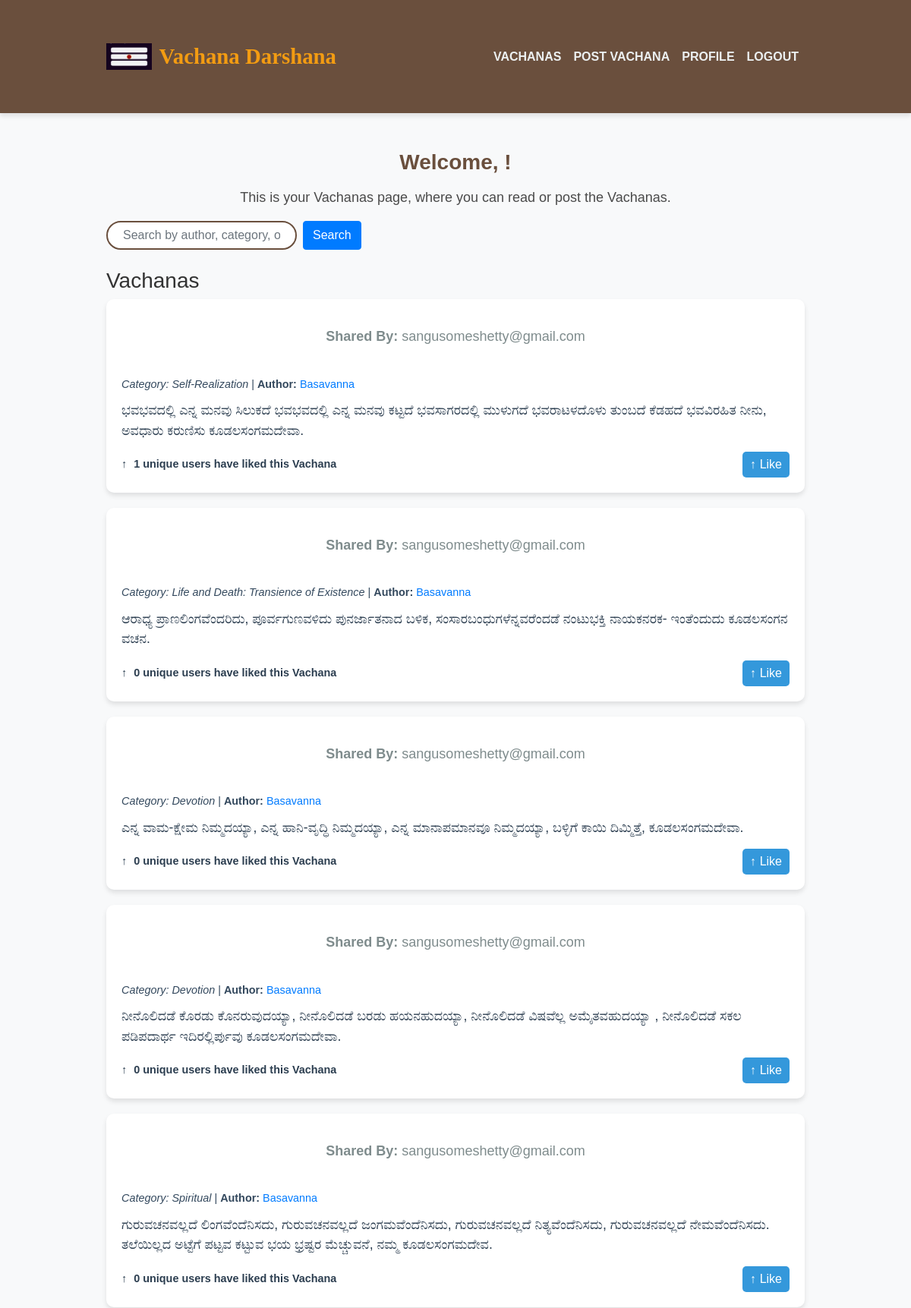
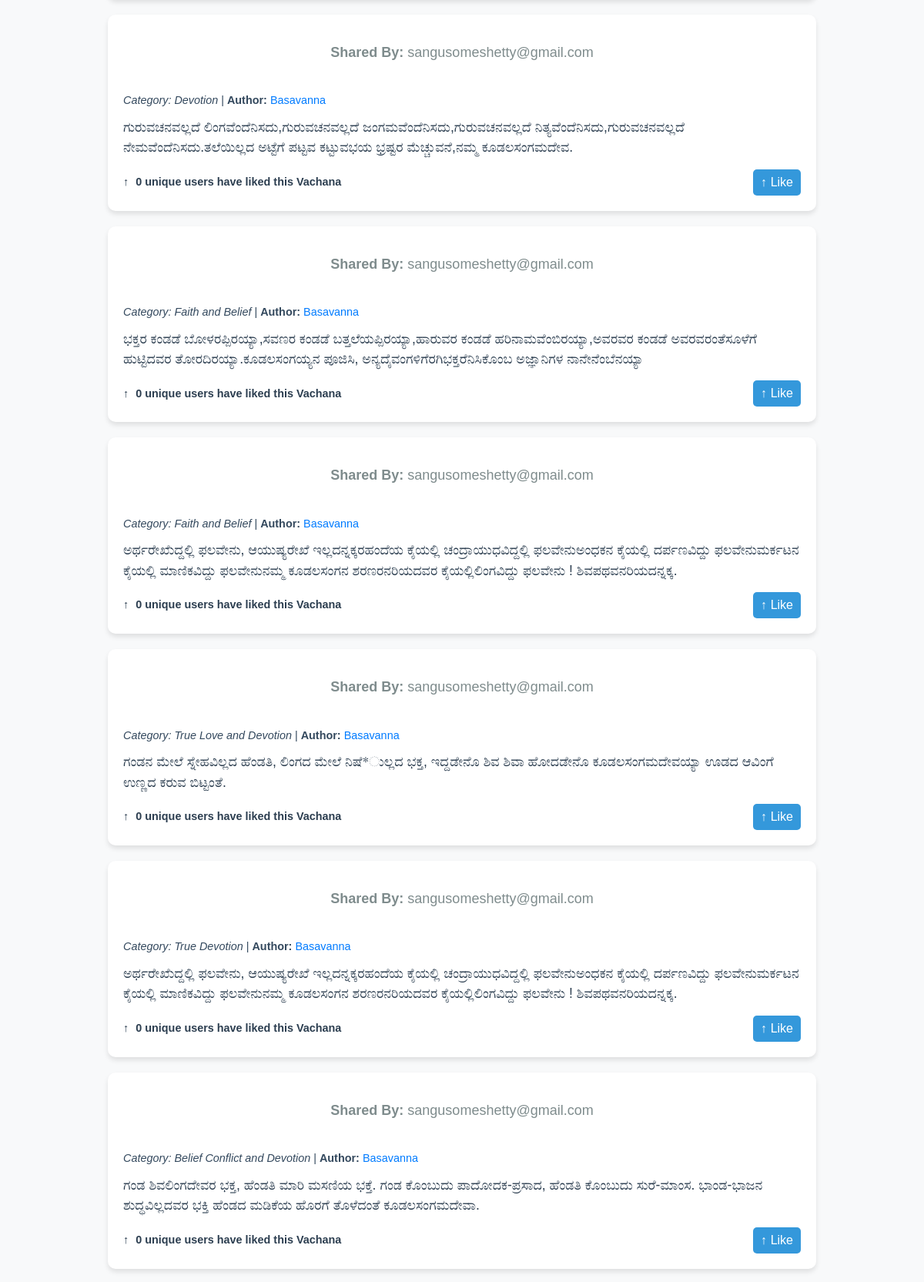
/vachanas/vachanas/ (signed in, upper part), run on the app's committed database (2 pictures, top to bottom).
### vachanas/models.py (models this page shows, shortened)
class Vachana(models.Model):
    id = models.AutoField(primary_key=True)
    author = models.ForeignKey(Author, on_delete=models.CASCADE, related_name="vachanas_written", null=True, blank=True)
    sender = models.ForeignKey(settings.AUTH_USER_MODEL, on_delete=models.CASCADE, related_name="submitted_vachanas")
    category = models.CharField(max_length=100)
    content = models.TextField()
    likes = models.ManyToManyField(settings.AUTH_USER_MODEL, related_name="liked_vachanas", blank=True)
    def total_likes(self):
        return self.likes.count()

### users/models.py (models this page shows, shortened)
class CustomUser(AbstractUser):
    username = None  # Remove the username field
    email = models.EmailField(_("email address"), unique=True)
    date_of_birth = models.DateField(verbose_name="Birthday", null=True)
    website = models.URLField(blank=True)
    picture = models.ImageField(upload_to="profile_images", blank=True)
    phone_number = models.CharField(max_length=15,blank=True,null=True)
    USERNAME_FIELD = 'email'
    REQUIRED_FIELDS = ['first_name', 'last_name', 'date_of_birth']
    objects = CustomUserManager()

### authors/models.py (models this page shows, shortened)
class Author(models.Model):
    name = models.CharField(max_length=200, unique=True)
    information = models.TextField(verbose_name="Author Information")
    photo = models.ImageField(upload_to='authors_photos/', null=True, blank=True)
    vachanas = models.ForeignKey('vachanas.Vachana', on_delete=models.CASCADE, related_name='authors', null=True, blank=True)

### vachanas/views.py (the view)
# urls.py: path('vachanas/', views.vachana_list, name='vachana_list'),
@login_required
def vachana_list(request):
    search_query = request.GET.get('search', '')
    vachanas = Vachana.objects.all()
    if search_query:
        vachanas = vachanas.filter(
            Q(author__name__icontains=search_query) |  # Filter by author name (case-insensitive)
            Q(category__icontains=search_query) |  # Filter by category (case-insensitive)
            Q(content__icontains=search_query)  # Filter by content (case-insensitive)
        )
    return render(request, 'vachanas/vachana_list.html', {'vachanas': vachanas, 'search_query': search_query})

### templates/vachanas/vachana_list.html (shortened to what this page needs)
{% load static %}
<!DOCTYPE html>
<html lang="en">
<head>
    <link rel="stylesheet" href="https://stackpath.bootstrapcdn.com/bootstrap/4.5.2/css/bootstrap.min.css">
    <link rel="stylesheet" href="{% static 'css/vachana_list.css' %}">
</head>
<body>
    <nav class="navbar navbar-expand-lg navbar-dark">
        <div class="container">
            <div class="logo">
                <img src="{% static 'images/logo.jpg' %}" alt="Logo">
                <a class="navbar-brand" href="#">Vachana Darshana</a>
            </div>
            <div class="collapse navbar-collapse" id="navbarNav">
                <ul class="navbar-nav ml-auto">
                    <li class="nav-item active">
                        <a class="nav-link" href="{% url 'vachanas:vachana_list' %}">Vachanas</a>
                    </li>
                    <li class="nav-item">
                        <a class="nav-link" href="{% url 'vachanas:create_vachana' %}">Post Vachana</a>
                    </li>
                    <li class="nav-item">
                        <a class="nav-link" href="{% url 'users:profile' %}">Profile</a>
                    </li>
                    <li class="nav-item">
                        <a class="nav-link" href="{% url 'users:logout' %}">Logout</a>
                    </li>
                </ul>
            </div>
        </div>
    </nav>
    <div class="container mt-5">
        <h2>Welcome, {{ user.first_name }}!</h2>
        <p>This is your Vachanas page, where you can read or post the Vachanas.</p>
        <div class="row mb-4">
            <div class="col-12">
                <form method="GET" action="{% url 'vachanas:vachana_list' %}" class="form-inline">
                    <input type="text" name="search" value="{{ search_query }}" class="form-control mr-2"
                        placeholder="Search by author, category, or content">
                    <button type="submit" class="btn btn-primary">Search</button>
                </form>
            </div>
        </div>
        <h3>Vachanas</h3>
        <div class="list-group">
            {% for vachana in vachanas %}
            <div class="vachana-post">
                 <div class="author-info">
                <p><strong>Shared By:</strong> {% if vachana.sender %} {{ vachana.sender.email }} {% else %} Unknown {% endif %}</p>
                <br>
                <em>Category: {{ vachana.category }}</em> |
                <strong>Author: </strong>
                <a href="{% url 'authors:author_detail' vachana.author.id %}">{{ vachana.author.name }}</a>
            </div>
                <div class="content">
                    {{ vachana.content }}
                </div>
                <div class="d-flex justify-content-between align-items-center">
                    <div class="like-count">
                        <i class="upvote-icon">&#x2191;</i> {{ vachana.total_likes }} unique users have liked this Vachana
                    </div>
                    <a href="{% url 'vachanas:like_vachana' vachana.id %}" class="like-btn">
                        <i class="upvote-icon">&#x2191;</i> Like
                    </a>
                </div>
            </div>
            {% empty %}
            <div class="vachana-post">
                No Vachanas found matching your criteria.
            </div>
            {% endfor %}
        </div>
    </div>
</body>
</html>

### static/css/vachana_list.css (style rules this page uses)
body { font-family: 'Georgia', serif; background-color: #f4f4f9; color: #4a4a4a; margin: 0; padding: 0; }
.navbar { background-color: #6a4f3d; box-shadow: 0 4px 6px rgba(0, 0, 0, 0.1); }
.navbar-brand { font-family: 'Georgia', serif; font-size: 24px; color: #fff; }
.navbar-nav .nav-link { color: #fff; font-size: 16px; text-transform: uppercase; font-weight: bold; }
.container { max-width: 960px; margin: 40px auto; padding: 0 20px; }
h2 { font-size: 28px; color: #6a4f3d; font-weight: bold; text-align: center; }
p { font-size: 18px; line-height: 1.5; color: #5a5a5a; text-align: center; }
form .form-control { border: 2px solid #6a4f3d; border-radius: 25px; padding: 10px 20px; font-size: 16px; }
form button { background-color: #6a4f3d; color: white; border-radius: 25px; padding: 8px 20px; font-size: 16px; }
p { font-size: 18px; color: #4a4a4a; line-height: 1.6; margin-top: 15px; }
.like-btn { display: flex; align-items: center; background-color: #4CAF50; color: white; padding: 10px 20px; border-radius: 25px; font-size: 16px; text-decoration: none; }
.like-btn i { margin-right: 10px; }
.like-count { font-weight: bold; font-size: 16px; }

### templates/vachanas/vachana_list.html (style rules this page uses)
body { font-family: 'Arial', sans-serif; background-color: #f8f9fa; color: #333; }
nav { background-color: #2c3e50; }
nav a.nav-link { color: #ecf0f1 !important; }
.navbar-brand { font-size: 1.8rem; font-weight: bold; color: #f39c12 !important; }
.container { margin-top: 40px; }
.vachana-post { background-color: #fff; border-radius: 10px; margin-bottom: 20px; box-shadow: 0 4px 6px rgba(0, 0, 0, 0.1); padding: 20px; }
.vachana-post p { color: #7f8c8d; }
.vachana-post .author-info { font-size: 0.9rem; color: #34495e; margin-bottom: 10px; }
.vachana-post .content { font-size: 1.1rem; margin-bottom: 15px; color: #2c3e50; }
.vachana-post .like-btn { background-color: #3498db; color: #fff; padding: 5px 10px; font-size: 1rem; border-radius: 5px; text-decoration: none; }
.vachana-post .like-count { font-size: 0.9rem; color: #2c3e50; }
.vachana-post .upvote-icon { margin-right: 5px; }
.logo { display: flex; align-items: center; cursor: pointer; }
.logo img { width: 60px; margin-right: 0.6rem; }

### data on the page
Vachana: sender.email "sangusomeshetty@gmail.com", category "Self-Realization", author.name "Basavanna", content "ಭವಭವದಲ್ಲಿ ಎನ್ನ ಮನವು ಸಿಲುಕದೆ ಭವಭವದಲ್ಲಿ ಎನ್ನ ಮನವು ಕಟ್ಟದೆ ಭವಸಾಗರದಲ್ಲಿ ಮುಳುಗದೆ ಭವರಾಟಳದೊಳು ತುಂಬದೆ ಕೆಡಹದೆ ಭವವಿರಹಿತ ನೀನು, ಅವಧಾರು ಕರುಣಿಸು ಕೂಡಲಸಂಗಮದೇವಾ.", total_likes "1"
Vachana: sender.email "sangusomeshetty@gmail.com", category "Life and Death: Transience of Existence", author.name "Basavanna", content "ಆರಾಧ್ಯ ಪ್ರಾಣಲಿಂಗವೆಂದರಿದು, ಪೂರ್ವಗುಣವಳಿದು ಪುನರ್ಜಾತನಾದ ಬಳಿಕ, ಸಂಸಾರಬಂಧುಗಳೆನ್ನವರೆಂದಡೆ ನಂಟುಭಕ್ತಿ ನಾಯಕನರಕ- ಇಂತೆಂದುದು ಕೂಡಲಸಂಗನ ವಚನ.", total_likes "0"
Vachana: sender.email "sangusomeshetty@gmail.com", category "Devotion", author.name "Basavanna", content "ಎನ್ನ ವಾಮ-ಕ್ಷೇಮ ನಿಮ್ಮದಯ್ಯಾ, ಎನ್ನ ಹಾನಿ-ವೃದ್ಧಿ ನಿಮ್ಮದಯ್ಯಾ, ಎನ್ನ ಮಾನಾಪಮಾನವೂ ನಿಮ್ಮದಯ್ಯಾ, ಬಳ್ಳಿಗೆ ಕಾಯಿ ದಿಮ್ಮಿತ್ತೆ, ಕೂಡಲಸಂಗಮದೇವಾ.", total_likes "0"
Vachana: sender.email "sangusomeshetty@gmail.com", category "Devotion", author.name "Basavanna", content "ನೀನೊಲಿದಡೆ ಕೊರಡು ಕೊನರುವುದಯ್ಯಾ, ನೀನೊಲಿದಡೆ ಬರಡು ಹಯನಹುದಯ್ಯಾ, ನೀನೊಲಿದಡೆ ವಿಷವೆಲ್ಲ ಅಮೈತವಹುದಯ್ಯಾ , ನೀನೊಲಿದಡೆ ಸಕಲ ಪಡಿಪದಾರ್ಥ ಇದಿರಲ್ಲಿರ್ಪುವು ಕೂಡಲಸಂಗಮದೇವಾ.", total_likes "0"
Vachana: sender.email "sangusomeshetty@gmail.com", category "Spiritual", author.name "Basavanna", content "ಗುರುವಚನವಲ್ಲದೆ ಲಿಂಗವೆಂದೆನಿಸದು, ಗುರುವಚನವಲ್ಲದೆ ಜಂಗಮವೆಂದೆನಿಸದು, ಗುರುವಚನವಲ್ಲದೆ ನಿತ್ಯವೆಂದೆನಿಸದು, ಗುರುವಚನವಲ್ಲದೆ ನೇಮವೆಂದೆನಿಸದು. ತಲೆಯಿಲ್ಲದ ಅಟ್ಟೆಗೆ ಪಟ್ಟವ ಕಟ್ಟುವ ಭಯ ಭ್ರಷ್ಟರ ಮೆಚ್ಚುವನೆ, ನಮ್ಮ ಕೂಡಲಸಂಗಮದೇವ.", total_likes "0"
Vachana: sender.email "sangusomeshetty@gmail.com", category "Devotion", author.name "Basavanna", content "ಗುರುವಚನವಲ್ಲದೆ ಲಿಂಗವೆಂದೆನಿಸದು,ಗುರುವಚನವಲ್ಲದೆ ಜಂಗಮವೆಂದೆನಿಸದು,ಗುರುವಚನವಲ್ಲದೆ ನಿತ್ಯವೆಂದೆನಿಸದು,ಗುರುವಚನವಲ್ಲದೆ ನೇಮವೆಂದೆನಿಸದು.ತಲೆಯಿಲ್ಲದ ಅಟ್ಟೆಗೆ ಪಟ್ಟವ ಕಟ್ಟುವಭಯ ಭ್ರಷ್ಟರ ಮೆಚ್ಚುವನೆ,ನಮ್ಮ ಕೂಡಲಸಂಗಮದೇವ.", total_likes "0"
Vachana: sender.email "sangusomeshetty@gmail.com", category "Faith and Belief", author.name "Basavanna", content "ಭಕ್ತರ ಕಂಡಡೆ ಬೋಳರಪ್ಪಿರಯ್ಯಾ,ಸವಣರ ಕಂಡಡೆ ಬತ್ತಲೆಯಪ್ಪಿರಯ್ಯಾ,ಹಾರುವರ ಕಂಡಡೆ ಹರಿನಾಮವೆಂಬಿರಯ್ಯಾ,ಅವರವರ ಕಂಡಡೆ ಅವರವರಂತೆಸೂಳೆಗೆ ಹುಟ್ಟಿದವರ ತೋರದಿರಯ್ಯಾ.ಕೂಡಲಸಂಗಯ್ಯನ ಪೂಜಿಸಿ, ಅನ್ಯದೈವಂಗಳಿಗೆರಗಿಭಕ್ತರೆನಿಸಿಕೊಂಬ ಅಜ್ಞಾನಿಗಳ ನಾನೇನೆಂಬೆನಯ್ಯಾ", total_likes "0"
Vachana: sender.email "sangusomeshetty@gmail.com", category "Faith and Belief", author.name "Basavanna", content "ಅರ್ಥರೇಖೆುದ್ದಲ್ಲಿ ಫಲವೇನು, ಆಯುಷ್ಯರೇಖೆ ಇಲ್ಲದನ್ನಕ್ಕರಹಂದೆಯ ಕೈಯಲ್ಲಿ ಚಂದ್ರಾಯುಧವಿದ್ದಲ್ಲಿ ಫಲವೇನುಅಂಧಕನ ಕೈಯಲ್ಲಿ ದರ್ಪಣವಿದ್ದು ಫಲವೇನುಮರ್ಕಟನ ಕೈಯಲ್ಲಿ ಮಾಣಿಕವಿದ್ದು ಫಲವೇನುನಮ್ಮ ಕೂಡಲಸಂಗನ ಶರಣರನರಿಯದವರ ಕೈಯಲ್ಲಿಲಿಂಗವಿದ್ದು ಫಲವೇನು ! ಶಿವಪಥವನರಿಯದನ್ನಕ್ಕ.", total_likes "0"
Vachana: sender.email "sangusomeshetty@gmail.com", category "True Love and Devotion", author.name "Basavanna", content "ಗಂಡನ ಮೇಲೆ ಸ್ನೇಹವಿಲ್ಲದ ಹೆಂಡತಿ, ಲಿಂಗದ ಮೇಲೆ ನಿಷೆ*ುಲ್ಲದ ಭಕ್ತ, ಇದ್ದಡೇನೊ ಶಿವ ಶಿವಾ ಹೋದಡೇನೊ ಕೂಡಲಸಂಗಮದೇವಯ್ಯಾ ಊಡದ ಆವಿಂಗೆ ಉಣ್ಣದ ಕರುವ ಬಿಟ್ಟಂತೆ.", total_likes "0"
Vachana: sender.email "sangusomeshetty@gmail.com", category "True Devotion", author.name "Basavanna", content "ಅರ್ಥರೇಖೆುದ್ದಲ್ಲಿ ಫಲವೇನು, ಆಯುಷ್ಯರೇಖೆ ಇಲ್ಲದನ್ನಕ್ಕರಹಂದೆಯ ಕೈಯಲ್ಲಿ ಚಂದ್ರಾಯುಧವಿದ್ದಲ್ಲಿ ಫಲವೇನುಅಂಧಕನ ಕೈಯಲ್ಲಿ ದರ್ಪಣವಿದ್ದು ಫಲವೇನುಮರ್ಕಟನ ಕೈಯಲ್ಲಿ ಮಾಣಿಕವಿದ್ದು ಫಲವೇನುನಮ್ಮ ಕೂಡಲಸಂಗನ ಶರಣರನರಿಯದವರ ಕೈಯಲ್ಲಿಲಿಂಗವಿದ್ದು ಫಲವೇನು ! ಶಿವಪಥವನರಿಯದನ್ನಕ್ಕ.", total_likes "0"
Vachana: sender.email "sangusomeshetty@gmail.com", category "Belief Conflict and Devotion", author.name "Basavanna", content "ಗಂಡ ಶಿವಲಿಂಗದೇವರ ಭಕ್ತ, ಹೆಂಡತಿ ಮಾರಿ ಮಸಣಿಯ ಭಕ್ತೆ. ಗಂಡ ಕೊಂಬುದು ಪಾದೋದಕ-ಪ್ರಸಾದ, ಹೆಂಡತಿ ಕೊಂಬುದು ಸುರೆ-ಮಾಂಸ. ಭಾಂಡ-ಭಾಜನ ಶುದ್ಧವಿಲ್ಲದವರ ಭಕ್ತಿ ಹೆಂಡದ ಮಡಿಕೆಯ ಹೊರಗೆ ತೊಳೆದಂತೆ ಕೂಡಲಸಂಗಮದೇವಾ.", total_likes "0"
